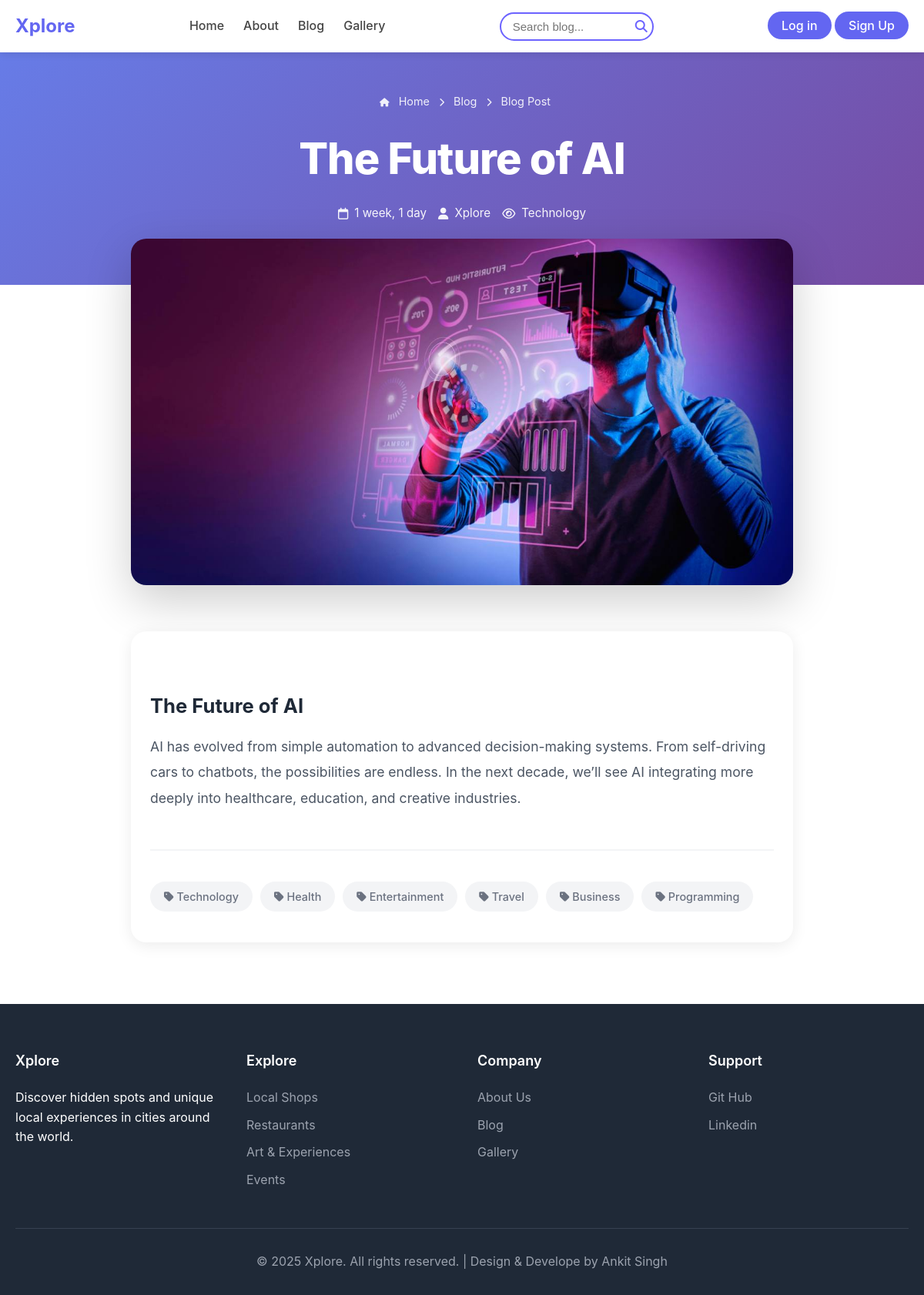
Page /blog/the-future-of-ai on the committed database.
### website/models.py (models this page shows, shortened)
class Header(models.Model):
    logo_text = models.CharField(max_length=100, default="Xplore")
    url = models.URLField(max_length=200)
    show_login = models.BooleanField(default=True)
    show_signup = models.BooleanField(default=True)

class NavLink(models.Model):
    name = models.CharField(max_length=100)
    url = models.URLField(max_length=200)

class FooterBrand(models.Model):
    brand_name = models.CharField(max_length=100, default="Xplore")
    description = models.TextField(
        blank=True, null=True
    )  # Example: "Discover hidden spots ..."
    year = models.IntegerField(default=2025)
    tagline = models.CharField(
        max_length=255, blank=True, null=True
    )  # Example: "Made with  for local discovery"

class FooterSection(models.Model):
    title = models.CharField(max_length=100)  # Example: "Explore", "Company"

class FooterLink(models.Model):
    section = models.ForeignKey(
        FooterSection, on_delete=models.CASCADE, related_name="links"
    )
    name = models.CharField(max_length=100)  # Example: "Local Shops", "About Us"
    url = models.URLField(max_length=300)

### blog/models.py (models this page shows, shortened)
class Blog(models.Model):
    title = models.CharField(max_length=100, unique=True)
    slug = models.SlugField(unique=True, blank=True)
    category = models.ForeignKey(Category, on_delete=models.CASCADE)
    author = models.ForeignKey(User, on_delete=models.CASCADE)
    blog_image = models.ImageField(upload_to="upload/%y/%m/%d")
    short_description = models.TextField(max_length=200)
    blog_body = models.TextField(max_length=300000)
    status = models.CharField(choices=STATUS_CHOICE, default="draft")
    is_featured = models.BooleanField(default=False)
    create_at = models.DateTimeField(auto_now_add=True)
    update_at = models.DateTimeField(auto_now_add=True)
    class Meta:
        verbose_name_plural = "Blogs"

class Category(models.Model):
    category_name = models.CharField(max_length=50, unique=True)
    create_at = models.DateTimeField(auto_now_add=True)
    update_at = models.DateTimeField(auto_now_add=True)
    class Meta:
        verbose_name_plural = "Categories"
    def __str__(self):
        return self.category_name

### blog/views.py (the view)
# urls.py: path("<slug:blogid>", views.blog_details_views, name="blog-details"),
def blog_details_views(request, blogid):
    blog_details = get_object_or_404(Blog, slug=blogid, status="published")
    context = {
        "blog_details": blog_details,
    }
    return render(request, "blog-details.html", context)

### blog/context_processors.py (called while the page is built)
def get_categories(request):
    categories = Category.objects.all()
    return dict(categories=categories)

### website/context_processors.py (called while the page is built)
def common_data(request):
    return {
        "header_key": Header.objects.first(),
        "nav_key": NavLink.objects.all(),
        "brand": FooterBrand.objects.first(),
        "sections": FooterSection.objects.prefetch_related("links").all(),
    }

### blog/templates/blog-details.html (shortened to what this page needs)
{% extends "base.html" %}
{% load static %}
{% block content %}
<section class="blog-detail-hero">
   <p class="blog-detail-breadcrumb">
      <i class="fas fa-home"></i> Home <i class="fas fa-chevron-right"></i> Blog <i class="fas fa-chevron-right"></i> Blog Post
   </p>
   <h1>{{blog_details.title}}</h1>
   <div class="blog-detail-meta">
      <span><i class="far fa-calendar"></i> {{blog_details.create_at | timesince}}</span>
      <span><i class="fa-solid fa-user"></i> {{blog_details.author}}</span>
      <span><i class="far fa-eye"></i> {{blog_details.category}}</span>
   </div>
</section>
<section class="blog-detail-container">
   <div class="blog-detail-featured-image">
      <img src="{{ blog_details.blog_image.url }}" alt="">
   </div>
   <article class="blog-detail-content">
      <h2>{{blog_details.title}}</h2>
      <p>{{blog_details.blog_body}}</p>
      <div class="blog-detail-tags">
         {% for category_tag in categories %}
         <a href="{% url 'posts_by_category' category_tag.id %}" class="blog-detail-tag"><i class="fas fa-tag"></i> {{ category_tag.category_name}}</a>
         {% endfor %}
      </div>
   </article>
</section>
{% endblock %}

### website/templates/partial/header.html (shortened to what this page needs)
<header class="site-header">
  <nav class="site-nav">
    <div class="site-logo">
      <a href="{{ header_key.url }}">{{ header_key.logo_text }}</a>
    </div>
    <ul class="site-nav-links" id="navMenu">
      {% for link in nav_key %}
      <li><a href="{{ link.url }}">{{ link.name }}</a></li>
      {% endfor %}
    </ul>
    <div class="site-search">
      <form method="GET" action="{% url 'search'%}">
        <input type="search" name="keyword" placeholder="Search blog..." required />
        <button type="submit" class="search-btn">
          <i class="fas fa-search"></i>
        </button>
      </form>
    </div>
    <div class="site-buttons">
      {% if not user.is_authenticated %}
      <a href="{% url 'login' %}" class="btn btn-primary">Log in</a>
      <a href="{% url 'signup' %}" class="btn btn-primary">Sign Up</a>
      {% else %}
      <span><a href="{% url 'dashboard' %}">Dashboard</a></span>
      <span><a href="{% url 'logout' %}">logout</a></span>
      {% endif %}
    </div>
  </nav>
</header>

### website/templates/partial/fotter.html
<footer class="footer">
    <div class="container">
        <div class="footer-content">
            <div class="footer-section">
                <h3>{{ brand.brand_name }}</h3>
                <p>{{ brand.description }}</p>
            </div>
            {% for section in sections %}
            <div class="footer-section">
                <h3>{{ section.title }}</h3>
                <ul>
                    {% for link in section.links.all %}
                    <li><a href="{{ link.url }}">{{ link.name }}</a></li>
                    {% endfor %}
                </ul>
            </div>
            {% endfor %}
        </div>
        <div class="footer-bottom">
            <p>&copy; {{ brand.year }} {{ brand.brand_name }}. All rights reserved. | {{ brand.tagline }}</p>
        </div>
    </div>
</footer>

### website/static/web_css/style.css (style rules this page uses)
* { margin: 0; padding: 0; box-sizing: border-box; }
body { font-family: 'Inter', -apple-system, BlinkMacSystemFont, 'Segoe UI', Roboto, sans-; line-height: 1.6; color: #333; }
.container { max-width: 1200px; margin: 0 auto; padding: 0 20px; }
.site-header { background: #fff; padding: 15px 0; box-shadow: 0 2px 10px rgba(0, 0, 0, 0.1); position: fixed; width: 100%; top: 0; z-index: 1000; }
.site-nav { max-width: 1200px; margin: 0 auto; padding: 0 20px; display: flex; align-items: center; justify-content: space-between; flex-wrap: wrap; }
.site-logo a { font-size: 24px; font-weight: 700; color: #6366f1; text-decoration: none; }
.site-nav-links { display: flex; list-style: none; gap: 25px; }
.site-nav-links li a { text-decoration: none; color: #444; font-weight: 500; transition: color 0.3s ease; }
.site-search { position: relative; max-width: 200px; width: 100%; }
.site-search form { position: relative; width: 100%; }
.site-search input { width: 100%; padding: 8px 38px 8px 15px; border: 2px solid #6c63ff; border-radius: 25px; outline: none; font-size: 15px; transition: all 0.3s ease; }
.site-search .search-btn { position: absolute; right: 8px; top: 50%; transform: translateY(-50%); background: none; border: none; cursor: pointer; padding: 0; }
.site-search .search-btn i { color: #6c63ff; font-size: 16px; transition: color 0.3s ease; }
.site-buttons a { background: #6366f1; color: #fff; padding: 8px 18px; border-radius: 25px; text-decoration: none; font-weight: 500; transition: background 0.3s ease; }
.btn { padding: 10px 20px; border-radius: 25px; text-decoration: none; font-weight: 600; transition: all 0.3s; border: none; cursor: pointer; }
.btn-primary { background: linear-gradient(135deg, #6366f1, #8b5cf6); color: white; }
.footer { background: #1f2937; color: white; padding: 60px 0 30px; }
.footer-content { display: grid; grid-template-columns: repeat(auto-fit, minmax(250px, 1fr)); gap: 40px; margin-bottom: 40px; }
.footer-section h3 { margin-bottom: 20px; font-size: 18px; font-weight: 600; }
.footer-section ul { list-style: none; }
.footer-section ul li { margin-bottom: 10px; }
.footer-section ul li a { color: #9ca3af; text-decoration: none; transition: color 0.3s; }
.footer-bottom { border-top: 1px solid #374151; padding-top: 30px; text-align: center; color: #9ca3af; }

### blog/static/blog_css/blog-details.css (style rules this page uses)
.blog-detail-hero { background: linear-gradient(135deg, #667eea 0%, #764ba2 100%); padding: 120px 20px 80px; text-align: center; color: white; }
.blog-detail-breadcrumb { font-size: 0.9rem; margin: 0 0 30px 0; opacity: 0.9; }
.blog-detail-breadcrumb i { margin: 0 8px; font-size: 0.7rem; }
.blog-detail-hero h1 { font-size: 3.5rem; font-weight: 800; margin: 0 0 25px 0; letter-spacing: -1px; max-width: 900px; margin-left: auto; margin-right: auto; line-height: 1.2; }
.blog-detail-meta { display: flex; justify-content: center; gap: 30px; flex-wrap: wrap; font-size: 0.95rem; opacity: 0.95; }
.blog-detail-meta span { display: flex; align-items: center; gap: 8px; }
.blog-detail-container { max-width: 900px; margin: -60px auto 0; padding: 0 20px 80px; position: relative; }
.blog-detail-featured-image { width: 100%; height: auto; max-height: 450px; border-radius: 20px; margin-bottom: 60px; box-shadow: 0 20px 60px rgba(0, 0, 0, 0.2); overflow: hidden; display: flex; align-items: center; justify-content: center; }
.blog-detail-featured-image img { width: 100%; height: 100%; object-fit: cover; display: block; border-radius: 20px; }
.blog-detail-content { background: white; padding: 60px; border-radius: 20px; box-shadow: 0 4px 20px rgba(0, 0, 0, 0.08); }
.blog-detail-content h2 { font-size: 2rem; font-weight: 700; color: #1f2937; margin: 40px 0 20px; line-height: 1.3; }
.blog-detail-content p { font-size: 1.1rem; line-height: 1.9; color: #4b5563; margin: 0 0 25px 0; }
.blog-detail-tags { display: flex; gap: 10px; flex-wrap: wrap; margin-top: 50px; padding-top: 40px; border-top: 2px solid #f3f4f6; }
.blog-detail-tag { background: #f3f4f6; color: #6b7280; padding: 8px 18px; border-radius: 20px; font-size: 0.9rem; font-weight: 500; text-decoration: none; transition: all 0.3s ease; }
.blog-detail-content { padding: 40px 25px; }
.blog-detail-content h2 { font-size: 1.6rem; }
.blog-detail-meta { gap: 15px; }

### rows in the picture
Header: logo_text "Xplore"
NavLink: name "Home"
NavLink: name "About"
NavLink: name "Blog"
NavLink: name "Gallery"
Blog: title "The Future of AI", create_at "1 week, 1 day", author "Xplore", category "Technology", blog_image (picture), blog_body "AI has evolved from simple automation to advanced decision-making systems. From self-driving cars to chatbots, the possibilities are endless. In the next decade, we’ll see AI integrating more deeply into healthcare, education, and creative industries."
Category: category_name "Technology"
Category: category_name "Health"
Category: category_name "Entertainment"
Category: category_name "Travel"
Category: category_name "Business"
Category: category_name "Programming"
FooterBrand: brand_name "Xplore", description "Discover hidden spots and unique local experiences in cities around the world.", year "2025", tagline "Design & Develope by Ankit Singh"
FooterSection: title "Explore"
FooterLink: name "Local Shops"
FooterLink: name "Restaurants"
FooterLink: name "Art & Experiences"
FooterLink: name "Events"
FooterSection: title "Company"
FooterLink: name "About Us"
FooterLink: name "Blog"
FooterLink: name "Gallery"
FooterSection: title "Support"
FooterLink: name "Git Hub"
FooterLink: name "Linkedin"
